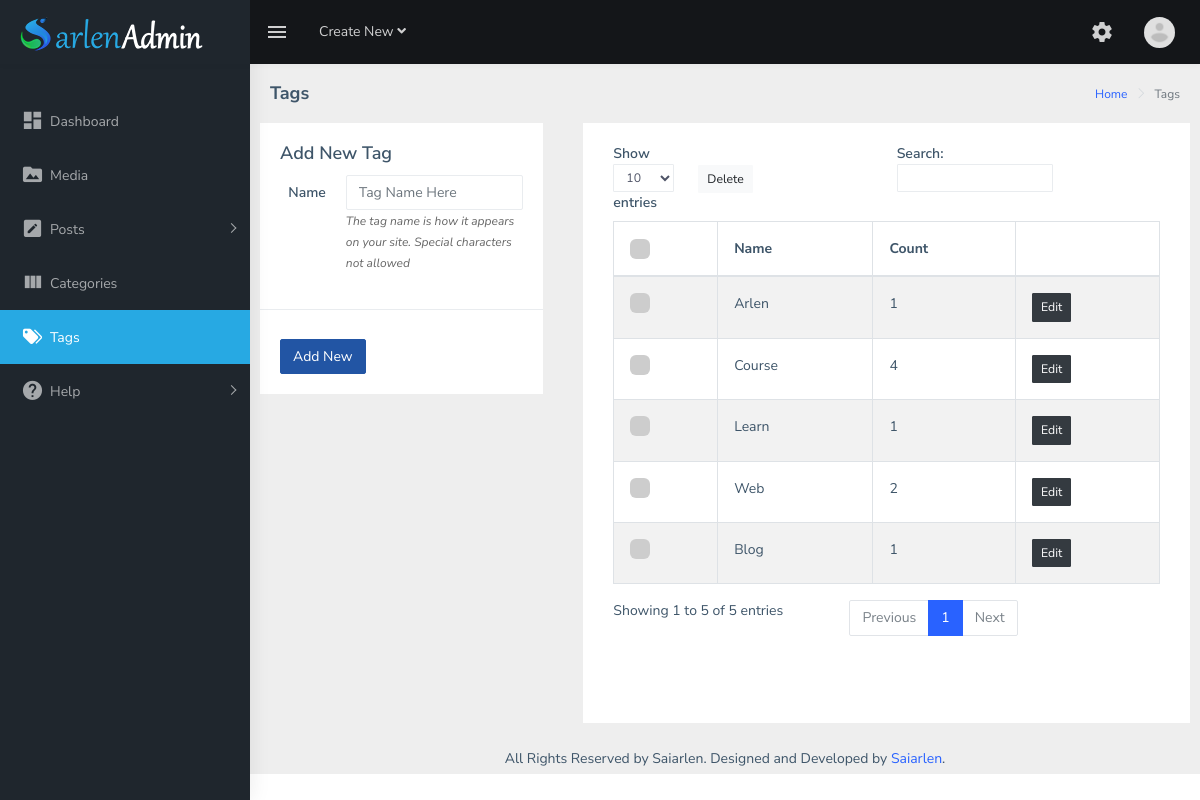
The app's page /admin/tags.php (signed in) with its own data.
### tables this page shows
CREATE TABLE `ar_admin` (
  `ar_userid` int(11) NOT NULL,
  `ar_username` varchar(255) NOT NULL,
  `ar_authemail` varchar(255) NOT NULL,
  `ar_password` varchar(255) NOT NULL,
  `ar_authorname` varchar(255) NOT NULL,
  `ar_company` varchar(255) NOT NULL,
  `ar_avatar` varchar(255) NOT NULL,
  `ar_role` varchar(255) NOT NULL
);

CREATE TABLE `ar_tags` (
  `tag_id` int(11) NOT NULL,
  `tag_name` varchar(255) DEFAULT NULL,
  `tag_count` int(11) DEFAULT NULL
);

### admin/tags.php (the view, shortened to what this page needs)
<?php
require_once("header.php");
?>
<div class="page-breadcrumb" style="margin-bottom: 15px;">
    <div class="row">
        <div class="col-12 d-flex no-block align-items-center">
            <h4 class="page-title">Tags</h4>
            <div class="ml-auto text-right">
                <nav aria-label="breadcrumb">
                    <ol class="breadcrumb">
                        <li class="breadcrumb-item"><a href="home.php">Home</a></li>
                        <li class="breadcrumb-item active" aria-current="page">Tags</li>
                    </ol>
                </nav>
            </div>
        </div>
    </div>
</div>
<div class="row">
    <div class="col-md-4">
        <div class="container-fluid">
            <div class="card" style="margin-bottom:0">
                <form id="tag_in_form" class="form-horizontal" method="POST">
                    <div class="card-body">
                        <h4 class="card-title">Add New Tag</h4>
                        <div class="form-group row">
                            <label for="tagname" class="col-sm-3 text-right control-label col-form-label">Name</label>
                            <div class="col-sm-9">
                                <input type="text" class="form-control" name="tagname" id="tagname" placeholder="Tag Name Here" required>
                                <span class="f-span-text">The tag name is how it appears on your site. Special
                                    characters not allowed</span>
                            </div>
                        </div>
                    </div>
                    <div class="border-top">
                        <div class="card-body">
                            <button id="tag_submit" type="submit" value="insert" class="btn btn-info">Add New</button>
                        </div>
                    </div>
                </form>
            </div>
        </div>
    </div>
    <div class="col-md-8">
        <div class="container-fluid">
            <div class="row">
                <div class="col-12">
                    <div class="card" style="min-height: 600px;">
                        <div class="card-body">
                            <div class="table-responsive">
                                <form method="POST" action="">
                                    <table id="zero_config" class="table table-striped table-bordered">
                                        <button type="submit" value='Delete' name='tag_delete' id="tag_delete" class="btn btn-light btn-sm ar-bt-pos">Delete</button>
                                        <thead>
                                            <tr>
                                                <th>
                                                    <label class="customcheckbox m-b-20">
                                                        <span class="checkmark"></span>
                                                    </label>
                                                </th>
                                                <th><strong>Name</strong></th>
                                                <th><strong>Count</strong></th>
                                                <th></th>
                                            </tr>
                                        </thead>
                                        <tbody class="customtable">
                                            <?php
                                            $tag_query = "SELECT * FROM ar_tags ORDER BY tag_id DESC";
                                            $tag_final_all_data = mysqli_query($conn, $tag_query);
                                            if (mysqli_num_rows($tag_final_all_data) > 0) {
                                                while ($row = mysqli_fetch_assoc($tag_final_all_data)) {
                                            ?>
                                                    <tr>
                                                        <th>
                                                            <label class="customcheckbox">
                                                                <span class="checkmark"></span>
                                                            </label>
                                                        </th>
                                                        <td><?php echo $row["tag_name"]; ?></td>
                                                        <td><?php arCount($tcontary, $row["tag_id"]) ?></td>
                                                        <th><a href="tag-edit.php?type=tag&id=<?php echo $row["tag_id"]; ?>" class="btn btn-dark btn-sm">Edit</a></th>
                                                    </tr>
                                            <?php
                                                }
                                            }
                                            ?>
                                        </tbody>
                                    </table>
                                </form>
                            </div>
                        </div>
                    </div>
                </div>
            </div>
        </div>
    </div>
</div>
<?php require_once("footer.php"); ?>

### admin/header.php (shortened to what this page needs)
<?php
if (file_exists("inc/core.php")) {
    require_once("inc/core.php");
}
$appSettings = arSettings($conn);
$appdboard = json_decode($appSettings[0], true);
?>
<!DOCTYPE html>
<html dir="ltr" lang="en">
<head>
    <link href="deps/css/multicheck.css" rel="stylesheet">
    <link href="deps/css/bootstrap.css" rel="stylesheet">
    <link href="deps/css/animate.css" rel="stylesheet">
    <link href="deps/css/dashboard.css" rel="stylesheet">
    <link href="deps/css/select2.min.css" rel="stylesheet">
    <link href="deps/css/bootstrap-datepicker.min.css" rel="stylesheet">
    <link href="deps/css/arlen-style.css" rel="stylesheet">
</head>
<body>
    <div id="main-wrapper">
        <header class="topbar" data-navbarbg="skin5">
            <nav class="navbar top-navbar navbar-expand-md navbar-dark">
                <div class="navbar-header" data-logobg="skin5">
                    <a class="navbar-brand" href="home.php">
                        <b class="logo-icon p-l-10">
                            <img src="<?php arFn($appdboard['iconlogo'], 'deps/img/icon-logo.png'); ?>" alt="homepage" class="light-logo" />
                        </b>
                        <span class="logo-text">
                            <img src="<?php arFn($appdboard['iconlogo'], 'deps/img/text-logo.png'); ?>" alt="homepage" class="light-logo" />
                        </span>
                    </a>
                </div>
                <div class="navbar-collapse collapse" id="navbarSupportedContent" data-navbarbg="skin5">
                    <ul class="navbar-nav float-left mr-auto">
                        <li class="nav-item d-none d-md-block"><a class="nav-link sidebartoggler waves-effect waves-light" href="javascript:void(0)" data-sidebartype="mini-sidebar"><i class="mdi mdi-menu font-24"></i></a></li>
                        <li class="nav-item dropdown">
                            <a class="nav-link dropdown-toggle" href="#" id="navbarDropdown" role="button" data-toggle="dropdown" aria-haspopup="true" aria-expanded="false">
                                <span class="d-none d-md-block">Create New <i class="fa fa-angle-down"></i></span>
                            </a>
                        </li>
                    </ul>
                    <ul class="navbar-nav float-right">
                        <li class="nav-item dropdown">
                            <a class="nav-link waves-effect waves-dark" href="settings.php" aria-expanded="false">
                                <div class="mdi mdi-settings font-24 rotating"></div>
                            </a>
                        </li>
                        <li class="nav-item dropdown">
                            <a id="imgaload" class="nav-link dropdown-toggle text-muted waves-effect waves-dark pro-pic" href="" data-toggle="dropdown" aria-haspopup="true" aria-expanded="false"><img id="proimg" src="<?php arUserIdentifier($conn, $loginuser, 1); ?>" alt="user" class="rounded-circle" width="31" height="31">
                            </a>
                        </li>
                    </ul>
                </div>
            </nav>
        </header>
        <aside class="left-sidebar" data-sidebarbg="skin5">
            <div class="scroll-sidebar">
                <nav class="sidebar-nav">
                    <ul id="sidebarnav" class="p-t-30">
                        <li class="sidebar-item"> <a class="sidebar-link waves-effect waves-dark sidebar-link " href="home.php" aria-expanded="false"><i class="mdi mdi-view-dashboard"></i><span class="hide-menu">Dashboard</span></a></li>
                        <li class="sidebar-item"> <a class="sidebar-link waves-effect waves-dark sidebar-link" href="media.php" aria-expanded="false"><i class="mdi mdi-folder-image"></i><span class="hide-menu">Media</span></a></li>
                        <li class="sidebar-item"> <a class="sidebar-link has-arrow waves-effect waves-dark" href="javascript:void(0)" aria-expanded="false"><i class="mdi mdi-pencil-box"></i><span class="hide-menu">Posts </span></a>
                        </li>
                        <li class="sidebar-item"> <a class="sidebar-link waves-effect waves-dark sidebar-link" href="categories.php" aria-expanded="false"><i class="mdi mdi-view-column"></i><span class="hide-menu">Categories</span></a></li>
                        <li class="sidebar-item"> <a class="sidebar-link waves-effect waves-dark sidebar-link" href="tags.php" aria-expanded="false"><i class="mdi mdi-tag-multiple"></i><span class="hide-menu">Tags</span></a></li>
                        <?php if ($appdboard['htab'] == 1) : ?>
                            <?php if (arUserIdentifier($conn, $loginuser, 3) == "superadmin") : ?>
                                <li class="sidebar-item"> <a class="sidebar-link has-arrow waves-effect waves-dark" href="javascript:void(0)" aria-expanded="false"><i class="mdi mdi-help-circle"></i><span class="hide-menu">Help </span></a>
                                </li>
                            <?php endif; ?>
                        <?php endif; ?>
                    </ul>
                </nav>
            </div>
        </aside>
        <div class="page-wrapper">

### admin/inc/core.php (shortened to what this page needs)
<?php
function arUserIdentifier($conn, $loginuser, $sel)
{
    $queryuid = "SELECT ar_authorname, ar_avatar, ar_userid, ar_role FROM ar_admin WHERE ar_username= '$loginuser' limit 1";
    $uidresult = mysqli_query($conn, $queryuid);
    $uidresult = mysqli_fetch_row($uidresult);
    if ($sel == 0) {
        echo $uidresult[0];
    } elseif ($sel == 1) {
        echo $uidresult[1];
    } elseif ($sel == 2) {
        return $uidresult[2];
    } elseif($sel == 3){
        return $uidresult[3];
    }
}
function arCount($arrayin, $catnum){
    $artot = 0;
    foreach($arrayin as $cont){
        foreach ($cont as $c){
            if($c == $catnum){
                $artot += 1;
            }
        }
    }
    echo $artot;
}
function arSettings($conn){
    $dsettings = mysqli_query($conn, "SELECT dashboard, frontend, mail FROM ar_meta WHERE id=1");
    $final = mysqli_fetch_row($dsettings);
    return $final;
}
function arFn($input, $default){
    if($input == ""){
        echo $default;
    }else {
        echo $input;
    }
}

### admin/deps/css/multicheck.css (style rules this page uses)
.customcheckbox { display: block; position: relative; padding-left: 24px; font-weight: 100; cursor: pointer; font-size: 22px; -webkit-user-select: none; -moz-user-select: none; -ms-user-select: none; user-select: none; }
.checkmark { position: absolute; top: 0; left: 0; height: 20px; width: 20px; background-color: #CDCDCD; border-radius: 6px; }
.checkmark:after { content: ""; position: absolute; display: none; }
.customcheckbox .checkmark:after { left: 8px; top: 4px; width: 5px; height: 10px; border: solid white; border-width: 0 3px 3px 0; -webkit-transform: rotate(45deg); -ms-transform: rotate(45deg); transform: rotate(45deg); }

### admin/deps/css/arlen-style.css (style rules this page uses)
* { outline: none; }
.btn { -webkit-box-shadow: none !important; box-shadow: none !important; }
header.topbar { position: fixed; width: 100%; }
aside.left-sidebar { position: fixed; }
#main-wrapper .page-wrapper { margin-left: 250px; margin-top: 60px; }
.f-span-text { font-size: 12px; color: #666666; font-style: italic; }
.ar-bt-pos { position: absolute; top: 42px; left: 115px; z-index: 1; }

### records on screen
ar_admin: ar_avatar (placeholder picture)
ar_tags: tag_name "Arlen", artot "1"
ar_tags: tag_name "Course", artot "4"
ar_tags: tag_name "Learn", artot "1"
ar_tags: tag_name "Web", artot "2"
ar_tags: tag_name "Blog", artot "1"
